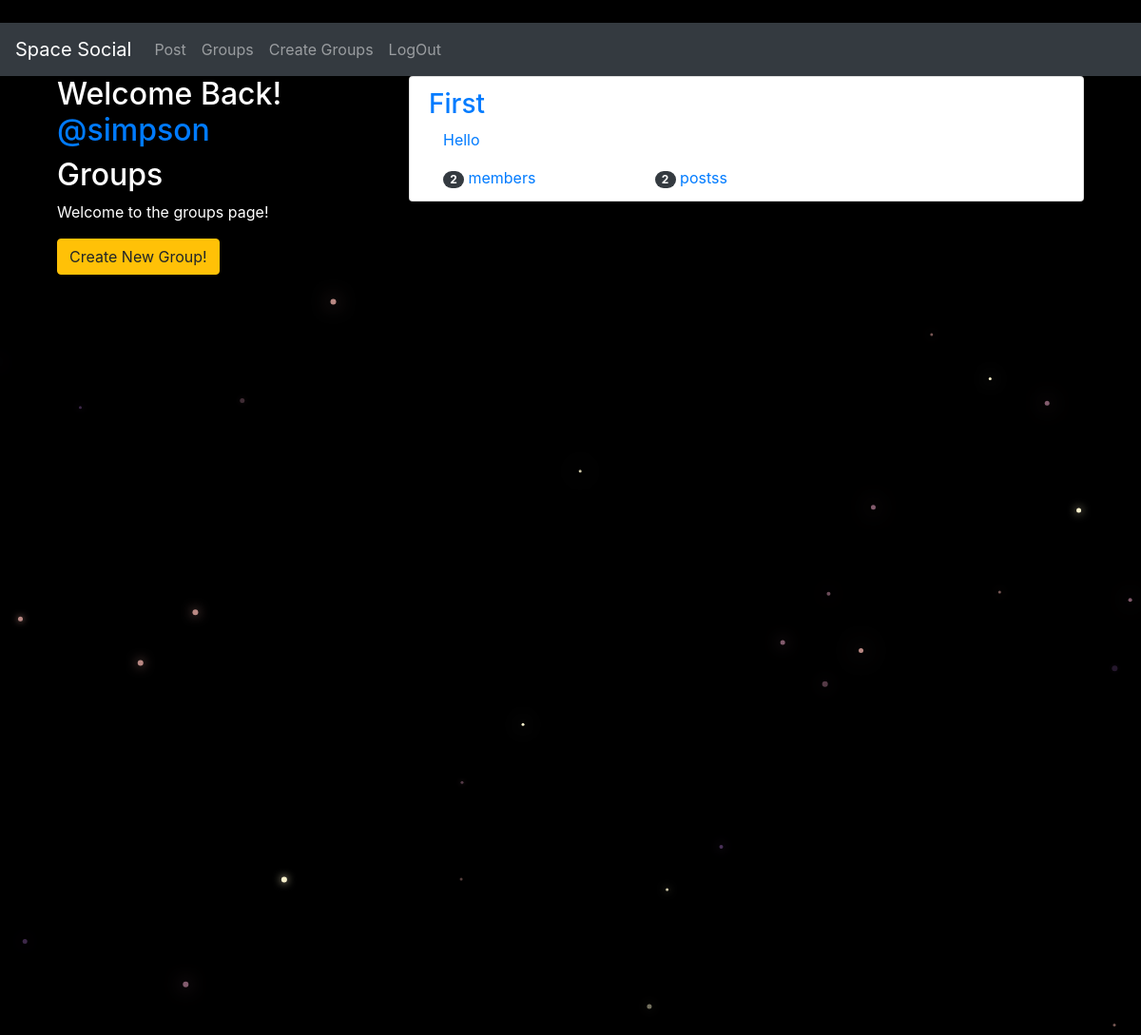
Page /groups/ (signed in) on the committed database.
### groups/models.py (models this page shows, shortened)
class Group(models.Model):
    name = models.CharField(max_length=256,unique=True)
    slug = models.SlugField(allow_unicode=True,unique=True)
    description = models.TextField(blank=True,default='')
    description_html = models.TextField(editable=False,blank=True,default='')
    members = models.ManyToManyField(User,through='GroupMember')
    class Meta:
        ordering = ['name']

### groups/views.py (the view)
# urls.py: path('', ListGroups.as_view(), name='all'),
class ListGroups(generic.ListView):
    model = Group

### groups/templates/groups/group_list.html (shortened to what this page needs)
{% extends "groups/group_base.html" %}
{% block pregroup %}
<div class="col-md-4">
  <div class="content">
    {% if user.is_authenticated %}
    <h2>Welcome Back! <a href="{% url 'posts:for_user' username=user.username %}">@{{user.username}}</a></h2>
    {% endif %}
    <h2>Groups</h2>
    <p>Welcome to the groups page!</p>
  </div>
  {% if user.is_authenticated %}
  <a href="{% url 'groups:create' %}" class="btn btn-md btn-fill btn-warning"></i> Create New Group!</a>
  {% endif %}
</div>
{% endblock %}
{% block group_content %}
<div class="col-md-8">
  <div class="list-group">
    {% for group in object_list %}
    <a class="list-group-item" href="{% url 'groups:single' slug=group.slug %}">
      <h3 class="title list-group-item-heading">{{group.name}}</h3>
      <div class="list-group-item-text container-fluid">
        {{group.description_html|safe}}
        <div class="row">
            <div class="col-md-4">
              <span class="badge badge-pill badge-dark">{{group.members.count}}</span>
              member{{group.members.count|pluralize}}
            </div>
            <div class="col-md-4">
              <span class="badge badge-pill badge-dark">{{group.posts.count}}</span>
              posts{{group.posts.count|pluralize}}
            </div>
        </div>
      </div>
    </a>
    {% endfor %}
  </div>
</div>
<br><br><br>
{% endblock %}

### static/social/css/master.css (style rules this page uses)
body { margin: 0; overflow:hidden; background-color: black; color:white; padding: 0; }

### static/css/master.css (style rules this page uses)
html,body { height: 100%; width: 100%; overflow:hidden; background: #191063 margin:0; }

### rows in the picture
Group: name "First", description_html "Hello", members.count "2", posts.count "2"

### other values in the picture
{{ user.username }} "simpson"
